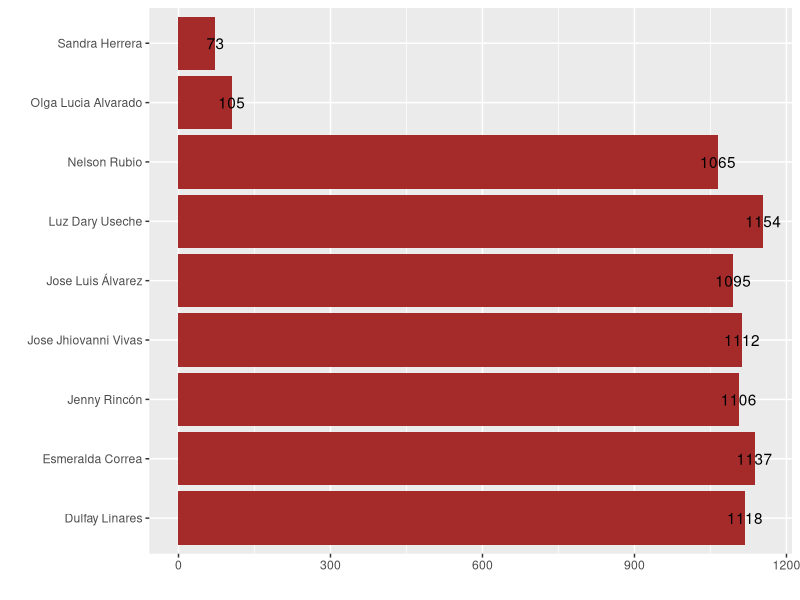
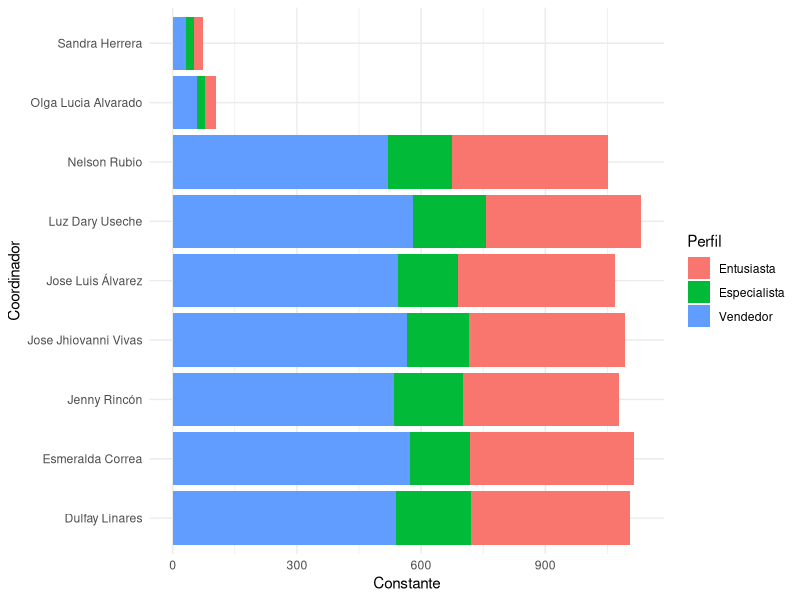
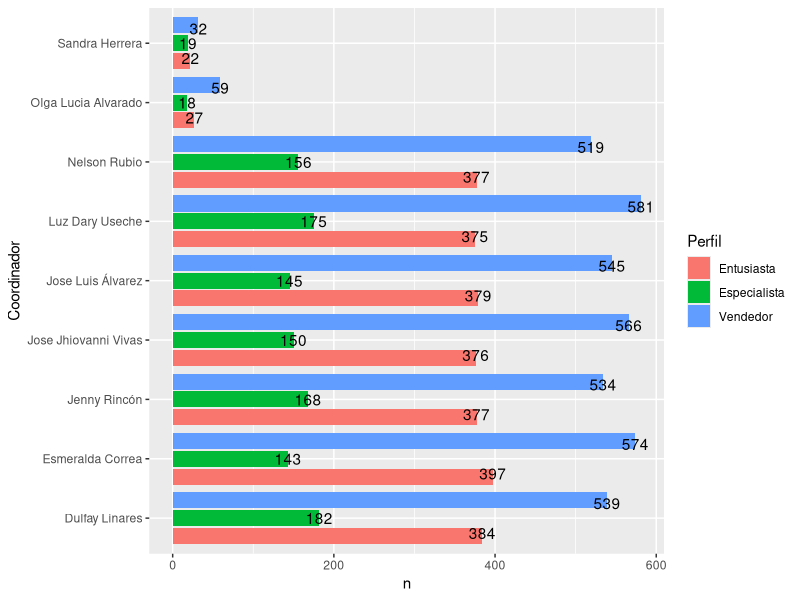
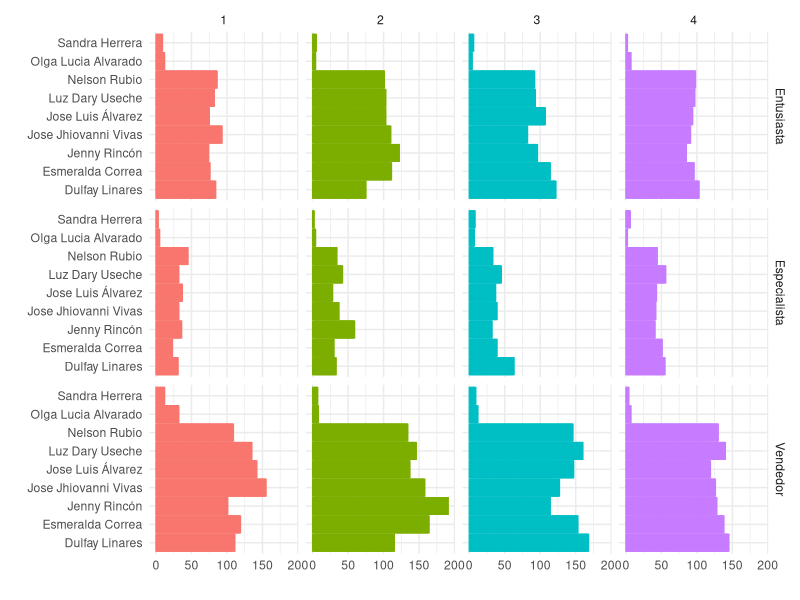
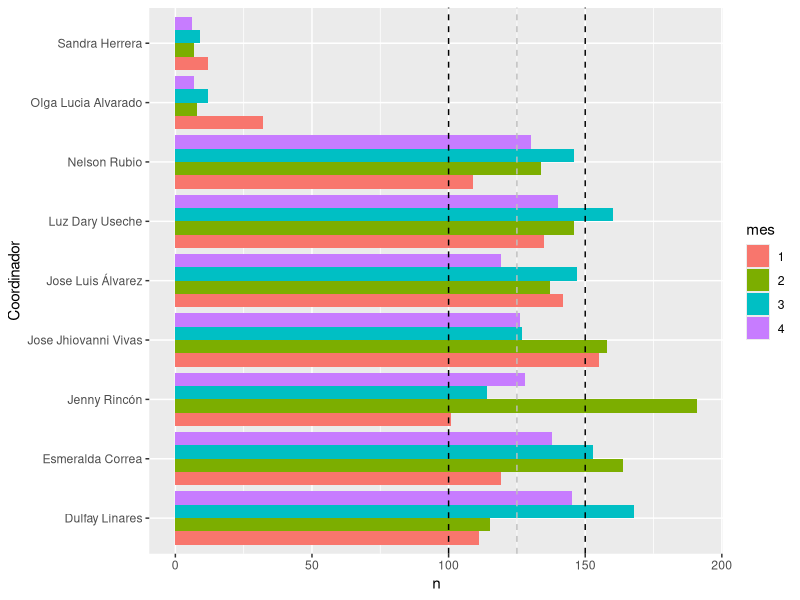
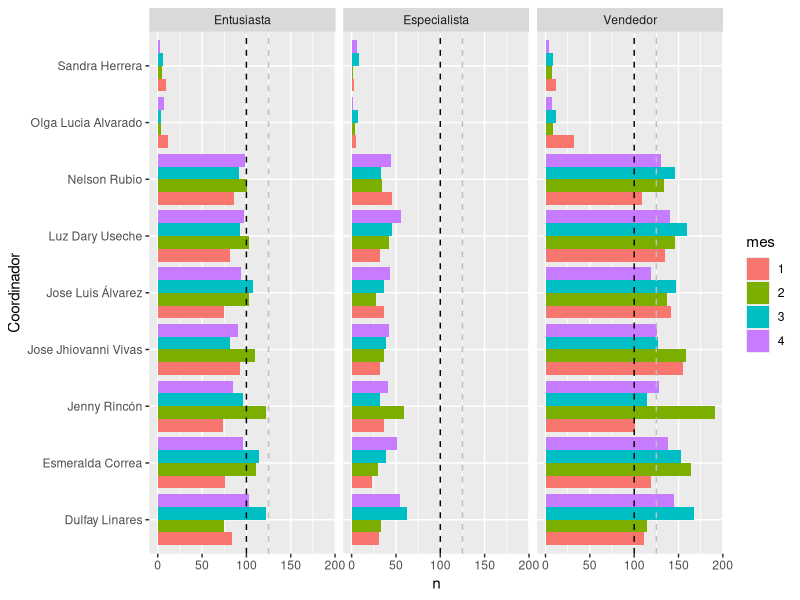
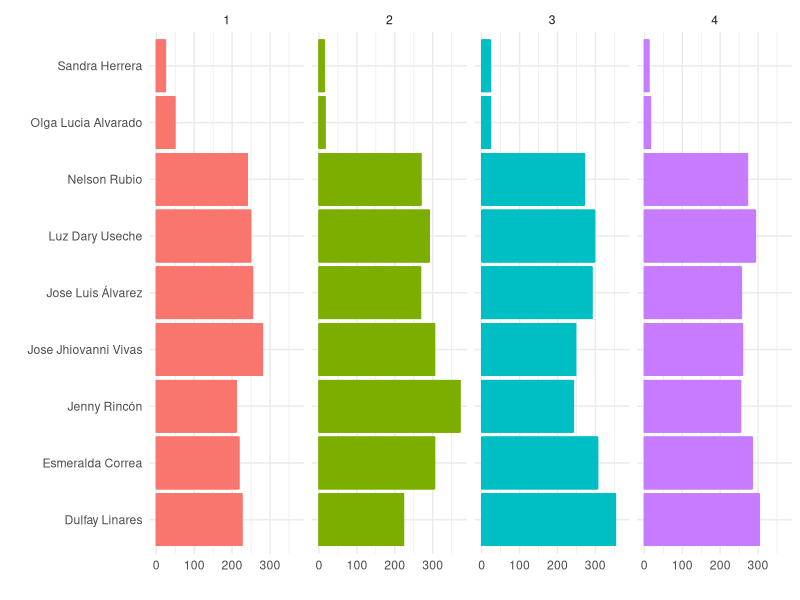
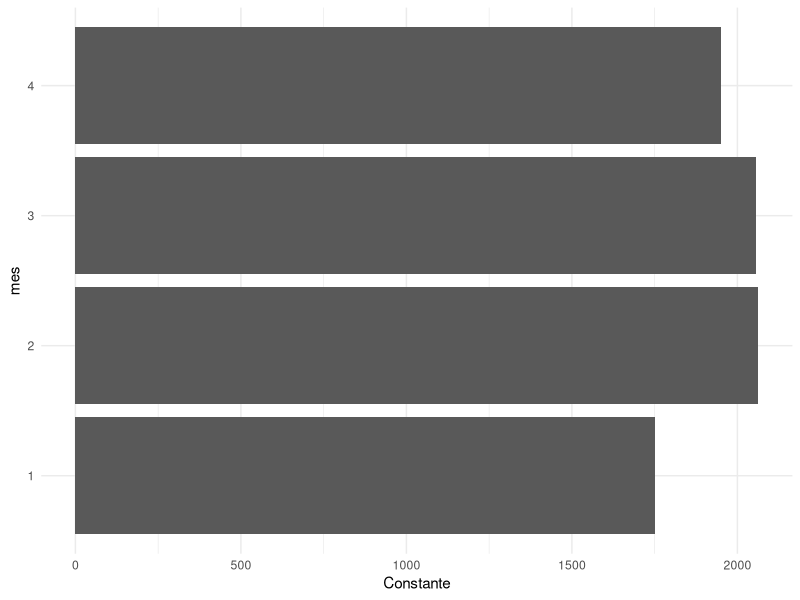

R code for these plots, in order: (Note: this script raises an error after producing the figures.)
# reporte comercial aflore
library(readr)
library(readxl)
library(lubridate)
library(dplyr)
library(ggplot2)
library(tidyr)
library(purrr)
library(forcats)
#-------------------------------------------------------------------#
#---------------------------- ACTIVACIÓN ---------------------------#
#-------------------------------------------------------------------#

# vinculado<-read_xlsx("consejerovinculado.xlsx",
#                      col_types = c("numeric","numeric","text","numeric","text","numeric","text","text","text","numeric","text"))

vinculado<-read_xlsx("consejerovinculado.xlsx",
                     col_types = c("numeric","numeric","text","numeric","text","numeric","text","text","text","numeric"))
str(vinculado)
unique(vinculado$`Fecha de vinculacion`)
zonas<-unique(vinculado$Zona)
zonas<-data.frame(zonas)
zonas<-zonas %>% arrange(zonas)

colnames(vinculado)[10]<-"Constante"
# damos formato a la fecha
vinculado$`Fecha de vinculacion`<-as.Date(vinculado$`Fecha de vinculacion`, format = "%d/%m/%Y")
vinculado<-vinculado %>% mutate(mes=month(`Fecha de vinculacion`))
vinculado$mes<-as.factor(vinculado$mes)
# levels(vinculado$mes)<-c("enero","febrero","marzo","abril")
# graficando

vinculado%>% count(Coordinador)  %>% filter(Coordinador!="NA")%>%
  ggplot(aes(x= Coordinador,y=n,label=n))+geom_bar(stat = "identity",fill="brown")+coord_flip()+labs(x="",y="")+
  geom_text()
ggsave("coordinador.png",dpi = 700,height = 6,width = 7)
# por cada tipo de perfil que porcentaje se convierte con gestion comercial y que 
# porcentaje se activa con gestion comercial
# toda la info que tenemos agrega valor si es con gestion comercial sino eso lo revisa lina
# su hipotesis es uqe los especialistas no requieren gestion comercial

# coordinador por perfil para abril
vinculado %>%  filter(Coordinador!="NA")%>% filter(Perfil!="NA") %>%
  ggplot(aes(x=Coordinador,y=Constante,fill=Perfil))+geom_bar(stat = "identity") +coord_flip()+
  theme_minimal()

vinculado %>% filter(Coordinador!="NA")%>% filter(Perfil!="NA") %>%
  count(Coordinador,Perfil) %>% ggplot(aes(x=n,y=Coordinador,fill=Perfil,label=n))+
  geom_bar(stat = "identity",position = "dodge2")+geom_text(position = position_dodge(width = .75))

ggsave("coordinadorperfil.png",dpi = 300,height = 8,width = 8)
# coordinador separado por perfil y mes
vinculado %>% filter(Coordinador!="NA")%>% filter(Perfil!="NA")%>%
  ggplot(aes(x=Coordinador,y=Constante,color=mes))+geom_bar(stat = "identity")+coord_flip()+
  theme_minimal()+facet_grid(Perfil ~ mes)+theme(legend.position = "none")+labs(x="",y="")


vinculado%>% filter(Coordinador!="NA")%>% filter(Perfil!="NA") %>%
  count(Perfil,mes,Coordinador)  %>% ggplot(aes(x=n,y=Coordinador,fill=mes,label=n))+
  geom_bar(stat = "identity",position = "dodge" )+geom_vline(xintercept = 100,linetype="dashed")+
  geom_vline(xintercept = 150,linetype="dashed")+geom_vline(xintercept = 125,linetype="dashed",color="gray")

vinculado%>% filter(Coordinador!="NA")%>% filter(Perfil!="NA") %>%
  count(Perfil,mes,Coordinador)  %>% ggplot(aes(x=n,y=Coordinador,fill=mes,label=n))+
  geom_bar(stat = "identity",position = "dodge" )+geom_vline(xintercept = 100,linetype="dashed")+
  geom_vline(xintercept = 125,linetype="dashed",color="gray")+
  facet_grid(~Perfil)


ggsave("coordinadorperfilymes.png",dpi = 300,height = 7,width = 8)
# coordinador separado por  mes
vinculado %>% filter(Coordinador!="NA")%>% filter(Perfil!="NA")%>%
  ggplot(aes(x=Coordinador,y=Constante,color=as.factor(mes)))+geom_bar(stat = "identity")+coord_flip()+
  theme_minimal()+facet_wrap(.~ mes,nrow = 1)+theme(legend.position = "none")+labs(x="",y="")

ggsave("coordinadormes.png",dpi = 300,height = 7,width = 8)


vinculado %>% filter(Coordinador!="NA")%>% filter(Perfil!="NA")%>%
  ggplot(aes(x=mes,y=Constante))+geom_bar(stat = "identity")+coord_flip()+theme_minimal()

vinculado %>% filter(Coordinador!="NA")%>% filter(Perfil!="NA")%>%
  ggplot()+geom_bar(aes(x=mes,y=Constante,fill=mes),stat = "identity")+
  labs(title = "Consejeros vinculados por mes",x="",y="")+ theme_minimal()

vinculado %>% filter(Coordinador!="NA")%>% filter(Perfil!="NA")%>% count(mes,Constante) %>% 
  ggplot(aes(x=mes,y=n,label=n))+geom_bar(stat = "identity",fill="lightblue")+geom_text()+
  labs(x="mes",y="",title = "Consejeros vinculados por mes")
                    
ggsave("consejerospormes.png",dpi = 700)


vinculado %>% filter(Coordinador!="NA")%>% filter(Perfil!="NA")%>%
  ggplot()+ geom_bar(aes(x=Zona))+coord_flip()

#seleccionando para abril
zonas<-vinculado %>%filter(mes=="4") %>%  filter(Coordinador!="NA")%>% filter(Perfil!="NA")%>%
  count(Zona) %>% arrange(-n)

zona3meses<-vinculado  %>%  filter(Coordinador!="NA")%>% filter(Perfil!="NA")%>% group_by(mes) %>% 
  count(Zona) %>% arrange(mes,-n)
# zona por mes
vinculado%>%  filter(Coordinador!="NA")%>% filter(Perfil!="NA") %>%
  filter(Zona %in% unique(top20zonas$Zona)) %>% count(mes,Zona) %>%
  ggplot(aes(x=n,y=reorder(Zona,n),fill=mes,label=n))+
  geom_bar(stat = "identity",position = "dodge")+
  labs(x="",y="",title = "Consejeros vinculados por zona de enero a abril")+
  geom_text(position = position_dodge(width = .75))
ggsave("consejerosporzonaeneroabril.png",dpi = 700,height = 10,width = 10)


top20zonas<-zonas[1:20,]
top40zonas<-zonas[1:40,]
zona3meses[1:20,]
subset()
unique(top20zonas$Zona)
top20zonas %>% 
  ggplot(aes(x=reorder(Zona,n),y=n))+ geom_bar(stat = "identity",fill="brown")+coord_flip()+
  labs(title = "Top 20 consejeros por zona",x="",y="")
ggsave("top20zonas.png",dpi = 700)

top40zonas %>% 
  ggplot(aes(x=reorder(Zona,n),y=n))+ geom_bar(stat = "identity",fill="brown")+coord_flip()+
  labs(title = "Top 40 consejeros por zona en marzo",x="",y="")

ggsave("top40zonas.png",dpi = 700)


zona3meses %>% 
  ggplot(aes(x=reorder(Zona,n),y=n))+ geom_bar(stat = "identity",fill="brown")+coord_flip()+
  labs(title = "Top 40 consejeros por zona en marzo",x="",y="")+facet_grid(.~mes)
